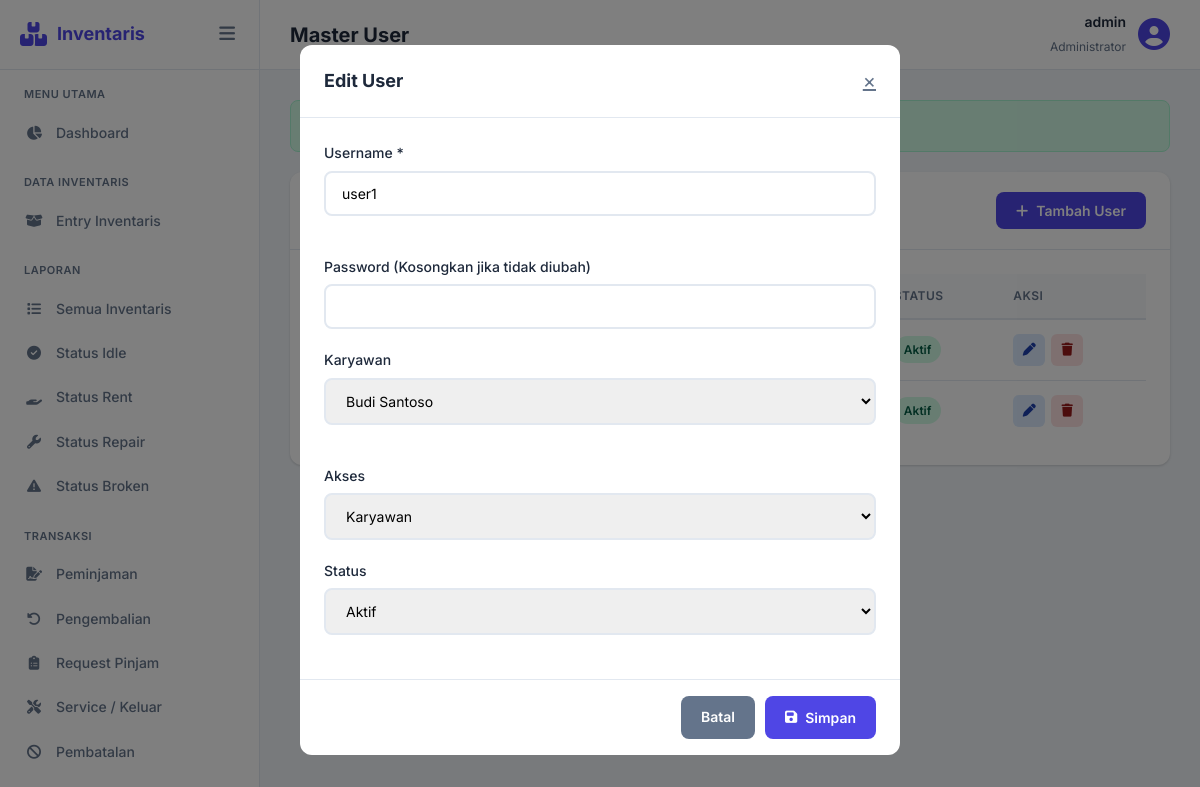
The page /pages/master/user.php?edit=2 (signed in) on the database its author committed.
### tables this page shows
CREATE TABLE mUser (
    ID INT AUTO_INCREMENT PRIMARY KEY,
    UserName VARCHAR(100) NOT NULL UNIQUE,
    Password VARCHAR(255) NOT NULL,
    EmployeeID INT,
    Access TINYINT DEFAULT 1 COMMENT '0=Admin, 1=Karyawan',
    Status TINYINT DEFAULT 1 COMMENT '0=tidak aktif, 1=aktif',
    CreatedDate DATETIME DEFAULT CURRENT_TIMESTAMP,
    CreatedBy VARCHAR(100),
    EditDate DATETIME,
    EditBy VARCHAR(100),
    PostDate DATETIME DEFAULT CURRENT_TIMESTAMP ON UPDATE CURRENT_TIMESTAMP,
    FOREIGN KEY (EmployeeID) REFERENCES mEmployee(ID) ON DELETE SET NULL
);

CREATE TABLE mEmployee (
    ID INT AUTO_INCREMENT PRIMARY KEY,
    Code VARCHAR(50) NOT NULL UNIQUE,
    Description VARCHAR(255) NOT NULL,
    Status TINYINT DEFAULT 1 COMMENT '0=tidak aktif, 1=aktif',
    CreatedDate DATETIME DEFAULT CURRENT_TIMESTAMP,
    CreatedBy VARCHAR(100),
    EditDate DATETIME,
    EditBy VARCHAR(100),
    PostDate DATETIME DEFAULT CURRENT_TIMESTAMP ON UPDATE CURRENT_TIMESTAMP
);

### pages/master/user.php (the view, shortened to what this page needs)
<?php
require_once '../../includes/functions.php';
$db = getDB();
$users = $db->query("SELECT u.*, e.Description as EmployeeName FROM mUser u LEFT JOIN mEmployee e ON u.EmployeeID = e.ID ORDER BY u.CreatedDate DESC")->fetchAll();
$employees = $db->query("SELECT * FROM mEmployee WHERE Status=1 ORDER BY Description")->fetchAll();
$editItem = null;
if (isset($_GET['edit'])) {
    $editItem = $db->prepare("SELECT * FROM mUser WHERE ID = ?");
    $editItem->execute([(int)$_GET['edit']]);
    $editItem = $editItem->fetch();
}
include '../../includes/header.php';
?>
<div class="card">
    <div class="card-header">
        <span class="card-title"><i class="fas fa-user-shield"></i> Data User</span>
        <button class="btn btn-primary" data-modal="modalUser"><i class="fas fa-plus"></i> Tambah User</button>
    </div>
    <div class="card-body">
        <table class="data-table">
            <thead>
                <tr><th>ID</th><th>Username</th><th>Karyawan</th><th>Akses</th><th>Status</th><th>Aksi</th></tr>
            </thead>
            <tbody>
                <?php foreach ($users as $u): ?>
                <tr>
                    <td><?php echo $u['ID']; ?></td>
                    <td><strong><?php echo clean($u['UserName']); ?></strong></td>
                    <td><?php echo clean($u['EmployeeName'] ?? '-'); ?></td>
                    <td><?php echo $u['Access'] == 0 ? '<span class="badge badge-rent">Admin</span>' : '<span class="badge badge-idle">Karyawan</span>'; ?></td>
                    <td><?php echo $u['Status'] == 1 ? '<span class="badge badge-idle">Aktif</span>' : '<span class="badge badge-broken">Nonaktif</span>'; ?></td>
                    <td>
                        <div class="action-btns">
                            <a href="user.php?edit=<?php echo $u['ID']; ?>" class="btn-icon btn-edit"><i class="fas fa-pen"></i></a>
                            <form method="POST" class="delete-form" style="display:inline;">
                                <button type="submit" class="btn-icon btn-delete"><i class="fas fa-trash"></i></button>
                            </form>
                        </div>
                    </td>
                </tr>
                <?php endforeach; ?>
            </tbody>
        </table>
    </div>
</div>
<div class="modal-overlay <?php echo $editItem ? 'active' : ''; ?>" id="modalUser">
    <div class="modal">
        <div class="modal-header">
            <span class="modal-title"><?php echo $editItem ? 'Edit' : 'Tambah'; ?> User</span>
            <a href="user.php" class="modal-close">&times;</a>
        </div>
        <form method="POST">
            <div class="modal-body">
                <div class="form-grid">
                    <div class="form-group">
                        <label class="form-label">Username *</label>
                        <input type="text" name="UserName" class="form-input" value="<?php echo $editItem ? clean($editItem['UserName']) : ''; ?>" required>
                    </div>
                    <div class="form-group">
                        <label class="form-label">Password <?php echo $editItem ? '(Kosongkan jika tidak diubah)' : '*'; ?></label>
                        <input type="password" name="Password" class="form-input" <?php echo $editItem ? '' : 'required'; ?>>
                    </div>
                </div>
                <div class="form-grid">
                    <div class="form-group">
                        <label class="form-label">Karyawan</label>
                        <select name="EmployeeID" class="form-input">
                            <?php foreach ($employees as $e): ?>
                            <option value="<?php echo $e['ID']; ?>" <?php echo ($editItem && $editItem['EmployeeID'] == $e['ID']) ? 'selected' : ''; ?>><?php echo clean($e['Description']); ?></option>
                            <?php endforeach; ?>
                        </select>
                    </div>
                    <div class="form-group">
                        <label class="form-label">Akses</label>
                        <select name="Access" class="form-input">
                            <option value="1" <?php echo ($editItem && $editItem['Access']==1) ? 'selected' : ''; ?>>Karyawan</option>
                        </select>
                    </div>
                </div>
                <div class="form-group">
                    <label class="form-label">Status</label>
                    <select name="Status" class="form-input">
                        <option value="1" <?php echo ($editItem && $editItem['Status']==1) ? 'selected' : ''; ?>>Aktif</option>
                    </select>
                </div>
            </div>
            <div class="modal-footer">
                <a href="user.php" class="btn btn-secondary">Batal</a>
                <button type="submit" class="btn btn-primary"><i class="fas fa-save"></i> Simpan</button>
            </div>
        </form>
    </div>
</div>
<?php include '../../includes/footer.php'; ?>

### assets/style.css (style rules this page uses)
:root { --primary: #4f46e5; --primary-dark: #4338ca; --primary-light: #e0e7ff; --secondary: #64748b; --success: #10b981; --danger: #ef4444; --warning: #f59e0b; --info: #3b82f6; --dark: #1e293b; --light: #f8fafc; --border: #e2e8f0; --sidebar-width: 260px; --sidebar-collapsed: 70px; --header-height: 70px; --radius: 12px; --shadow: 0 1px 3px rgba(0,0,0,0.1), 0 1px 2px rgba(0,0,0,0.06); --shadow-lg: 0 10px 15px -3px rgba(0,0,0,0.1), 0 4px 6px -2px rgba(0,0,0,0.05); }
* { margin: 0; padding: 0; box-sizing: border-box; }
body { font-family: 'Inter', -apple-system, BlinkMacSystemFont, sans-serif; background: #f1f5f9; color: var(--dark); line-height: 1.6; }
.form-group { margin-bottom: 20px; }
.form-label { display: block; margin-bottom: 6px; font-weight: 500; font-size: 14px; color: var(--dark); }
.form-input { width: 100%; padding: 12px 16px; border: 2px solid var(--border); border-radius: 8px; font-size: 14px; transition: all 0.2s; font-family: inherit; }
.btn { display: inline-flex; align-items: center; justify-content: center; gap: 8px; padding: 10px 20px; border: none; border-radius: 8px; font-size: 14px; font-weight: 600; cursor: pointer; transition: all 0.2s; text-decoration: none; font-family: inherit; }
.btn-primary { background: var(--primary); color: white; }
.btn-secondary { background: var(--secondary); color: white; }
.card { background: white; border-radius: var(--radius); box-shadow: var(--shadow); margin-bottom: 24px; }
.card-header { padding: 20px 24px; border-bottom: 1px solid var(--border); display: flex; align-items: center; justify-content: space-between; }
.card-title { font-size: 16px; font-weight: 600; }
.card-body { padding: 24px; }
.data-table { width: 100%; border-collapse: collapse; font-size: 14px; }
.data-table th { background: #f8fafc; padding: 12px 16px; text-align: left; font-weight: 600; color: var(--secondary); font-size: 12px; text-transform: uppercase; letter-spacing: 0.5px; border-bottom: 2px solid var(--border); white-space: nowrap; }
.data-table td { padding: 14px 16px; border-bottom: 1px solid var(--border); vertical-align: middle; }
.data-table tr:last-child td { border-bottom: none; }
.badge { display: inline-flex; align-items: center; padding: 4px 10px; border-radius: 20px; font-size: 12px; font-weight: 600; }
.badge-idle { background: #d1fae5; color: #065f46; }
.badge-rent { background: #dbeafe; color: #1e40af; }
.form-grid { display: grid; grid-template-columns: repeat(auto-fit, minmax(280px, 1fr)); gap: 20px; }
select.form-input { cursor: pointer; }
.action-btns { display: flex; gap: 6px; }
.btn-icon { width: 32px; height: 32px; border-radius: 6px; display: inline-flex; align-items: center; justify-content: center; border: none; cursor: pointer; font-size: 13px; transition: all 0.2s; text-decoration: none; }
.btn-edit { background: #dbeafe; color: #1e40af; }
.btn-delete { background: #fee2e2; color: #991b1b; }
.modal-overlay { position: fixed; top: 0; left: 0; right: 0; bottom: 0; background: rgba(0,0,0,0.5); display: flex; align-items: center; justify-content: center; z-index: 1000; opacity: 0; visibility: hidden; transition: all 0.3s; }
.modal-overlay.active { opacity: 1; visibility: visible; }
.modal { background: white; border-radius: var(--radius); width: 90%; max-width: 600px; max-height: 90vh; overflow-y: auto; transform: scale(0.9); transition: transform 0.3s; }
.modal-overlay.active .modal { transform: scale(1); }
.modal-header { padding: 20px 24px; border-bottom: 1px solid var(--border); display: flex; align-items: center; justify-content: space-between; }
.modal-title { font-size: 18px; font-weight: 700; }
.modal-close { background: none; border: none; font-size: 20px; cursor: pointer; color: var(--secondary); }
.modal-body { padding: 24px; }
.modal-footer { padding: 16px 24px; border-top: 1px solid var(--border); display: flex; justify-content: flex-end; gap: 10px; }

### rows shown on the page
muser: Status "Aktif"
muser: shows "Aktif", UserName "user1", EmployeeID "Budi Santoso", Access "Karyawan", Status "Aktif"

### other values the page prints
$pageTitle "Master User"
getUserName() "admin"
